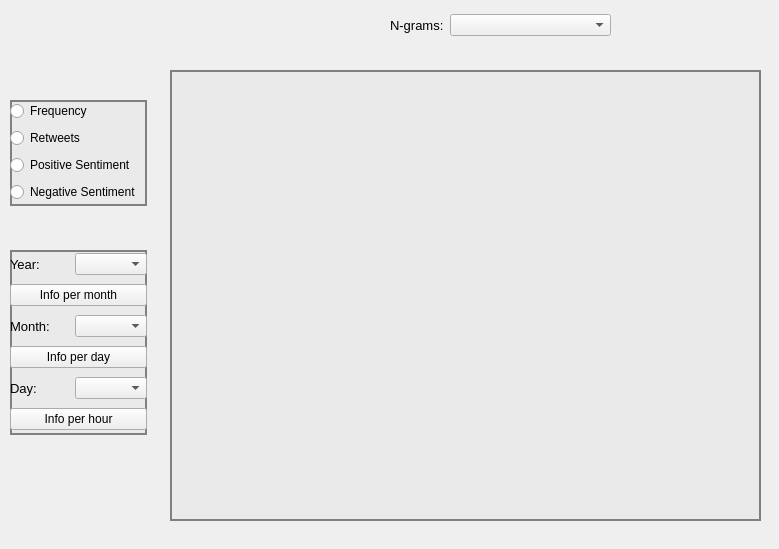
<?xml version="1.0" encoding="UTF-8"?>
<ui version="4.0">
 <class>widget_ngrams</class>
 <widget class="QWidget" name="widget_ngrams">
  <property name="geometry">
   <rect>
    <x>0</x>
    <y>0</y>
    <width>779</width>
    <height>549</height>
   </rect>
  </property>
  <property name="windowTitle">
   <string>Form</string>
  </property>
  <widget class="QLabel" name="label_graph">
   <property name="geometry">
    <rect>
     <x>170</x>
     <y>70</y>
     <width>591</width>
     <height>451</height>
    </rect>
   </property>
   <property name="styleSheet">
    <string notr="true">QLabel#label_graph { 
	background-color: rgb(234, 234, 234);
     border: 2px solid gray; 
  
 } </string>
   </property>
   <property name="text">
    <string/>
   </property>
  </widget>
  <widget class="QWidget" name="layoutWidget">
   <property name="geometry">
    <rect>
     <x>390</x>
     <y>10</y>
     <width>221</width>
     <height>31</height>
    </rect>
   </property>
   <layout class="QHBoxLayout" name="hlayout_ngrams" stretch="1,6">
    <item>
     <widget class="QLabel" name="label_2">
      <property name="font">
       <font>
        <pointsize>10</pointsize>
       </font>
      </property>
      <property name="text">
       <string>N-grams:</string>
      </property>
     </widget>
    </item>
    <item>
     <widget class="QComboBox" name="combo_ngrams"/>
    </item>
   </layout>
  </widget>
  <widget class="QWidget" name="widget" native="true">
   <property name="geometry">
    <rect>
     <x>10</x>
     <y>100</y>
     <width>137</width>
     <height>106</height>
    </rect>
   </property>
   <property name="styleSheet">
    <string notr="true">QWidget#widget { 
	background-color: rgb(234, 234, 234);
     border: 2px solid gray; 
  
 } </string>
   </property>
   <layout class="QHBoxLayout" name="horizontalLayout_4">
    <item>
     <layout class="QVBoxLayout" name="verticalLayout_2">
      <item>
       <widget class="QRadioButton" name="radio_frequency">
        <property name="text">
         <string>Frequency</string>
        </property>
       </widget>
      </item>
      <item>
       <widget class="QRadioButton" name="radio_retweets">
        <property name="text">
         <string>Retweets</string>
        </property>
       </widget>
      </item>
      <item>
       <widget class="QRadioButton" name="radio_positive_sentiment">
        <property name="text">
         <string>Positive Sentiment</string>
        </property>
       </widget>
      </item>
      <item>
       <widget class="QRadioButton" name="radio_negative_sentiment">
        <property name="text">
         <string>Negative Sentiment</string>
        </property>
       </widget>
      </item>
     </layout>
    </item>
   </layout>
  </widget>
  <widget class="QWidget" name="widget_2" native="true">
   <property name="geometry">
    <rect>
     <x>10</x>
     <y>250</y>
     <width>137</width>
     <height>185</height>
    </rect>
   </property>
   <property name="styleSheet">
    <string notr="true">QWidget#widget_2 { 
	background-color: rgb(234, 234, 234);
     border: 2px solid gray; 
  
 } </string>
   </property>
   <layout class="QHBoxLayout" name="horizontalLayout_5">
    <item>
     <layout class="QVBoxLayout" name="verticalLayout">
      <item>
       <layout class="QHBoxLayout" name="horizontalLayout">
        <item>
         <widget class="QLabel" name="label">
          <property name="font">
           <font>
            <pointsize>10</pointsize>
           </font>
          </property>
          <property name="text">
           <string>Year:</string>
          </property>
         </widget>
        </item>
        <item>
         <widget class="QComboBox" name="combo_year"/>
        </item>
       </layout>
      </item>
      <item>
       <widget class="QPushButton" name="button_info_per_month">
        <property name="text">
         <string>Info per month</string>
        </property>
       </widget>
      </item>
      <item>
       <layout class="QHBoxLayout" name="horizontalLayout_2">
        <item>
         <widget class="QLabel" name="label_3">
          <property name="font">
           <font>
            <pointsize>10</pointsize>
           </font>
          </property>
          <property name="text">
           <string>Month:</string>
          </property>
         </widget>
        </item>
        <item>
         <widget class="QComboBox" name="combo_month"/>
        </item>
       </layout>
      </item>
      <item>
       <widget class="QPushButton" name="button_info_per_day">
        <property name="text">
         <string>Info per day</string>
        </property>
       </widget>
      </item>
      <item>
       <layout class="QHBoxLayout" name="horizontalLayout_3">
        <item>
         <widget class="QLabel" name="label_4">
          <property name="font">
           <font>
            <pointsize>10</pointsize>
           </font>
          </property>
          <property name="text">
           <string>Day:</string>
          </property>
         </widget>
        </item>
        <item>
         <widget class="QComboBox" name="combo_day"/>
        </item>
       </layout>
      </item>
      <item>
       <widget class="QPushButton" name="button_info_per_hour">
        <property name="text">
         <string>Info per hour</string>
        </property>
       </widget>
      </item>
     </layout>
    </item>
   </layout>
  </widget>
 </widget>
 <resources/>
 <connections/>
</ui>
